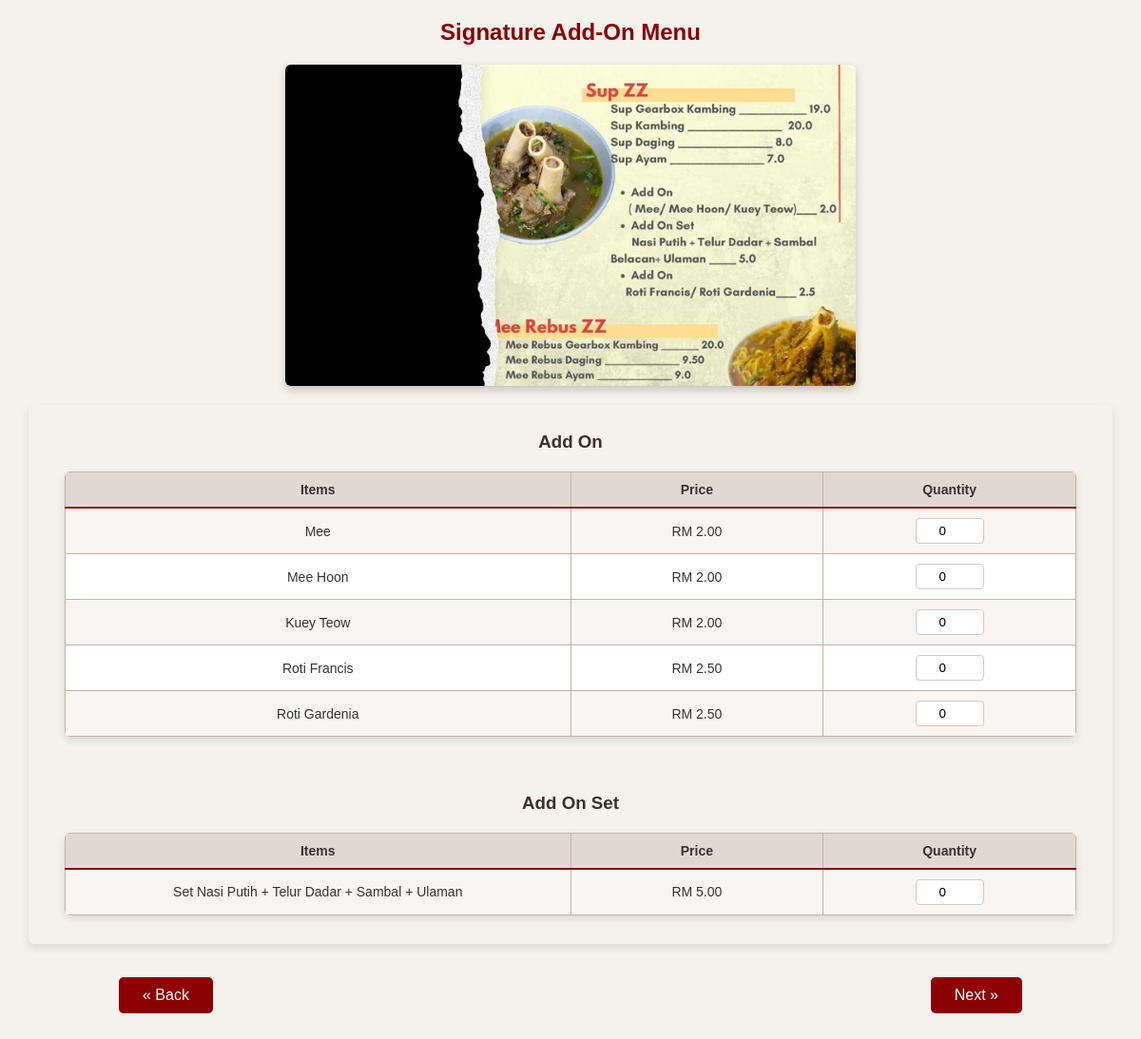
/sra/customer/orderExtras.php?category=Signature, run on the app's committed database.
### tables this page shows
CREATE TABLE IF NOT EXISTS `addons`  (
  `addonID` varchar(255) NOT NULL,
  `Name` varchar(255) NOT NULL,
  `Category` enum('Signature','Breakfast','Ala-Carte','Ala-Carte 2','Western') NOT NULL DEFAULT 'Signature',
  `Section` enum('Add On','Add On Set','Add On (For Roti)','Add On (For Aneka Lauk Thai)','Add On (For Ala Thai & Tomyam)','Add On (For Burger)') NOT NULL DEFAULT 'Add On',
  `Price` decimal(10,2) NOT NULL,
  `Availability` enum('Available','Unavailable') NOT NULL
);

### sra/customer/orderExtras.php (the view, shortened to what this page needs)
<?php
include '../../config.php';
$category = $_GET["category"] ?? "Breakfast";
$fetchAddons = $pdo->prepare("SELECT * FROM addons WHERE category = ? ORDER BY CAST(SUBSTRING(addonID,2) AS UNSIGNED)");
$fetchAddons->execute([$category]);
$addons = $fetchAddons->fetchAll(PDO::FETCH_ASSOC);
$menuImages = [
  "Signature" => "menuPics/Signature.jpeg",
  "Breakfast" => "menuPics/Breakfast.jpeg",
  "Ala-Carte" => "menuPics/Ala-Carte.jpeg",
  "Ala-Carte 2" => "menuPics/Ala-Carte2.jpeg",
  "Western" => "menuPics/Western.jpeg",
];
$cap = [
  "Signature" => ["Extra" => ["Add On", "Add On Set"]],
  "Breakfast" => ["Extra" => ["Add On (For Roti)"]],
  "Ala-Carte" => ["Extra" => ["Add On (For Aneka Lauk Thai)"]],
  "Ala-Carte 2" => ["Extra" => ["Add On (For Ala Thai & Tomyam)"]],
  "Western" => ["Extra" => ["Add On (For Burger)"]]
];
function prtQtt(array $item, string $category){
  return "<input type='number' name='item[{$item['addonID']}]' value='0' min='0' max='10' class='qty-input' onfocus='checkLogin(this)'>
          <input type='hidden' name='table[{$item['addonID']}]' value='addons'>";
}
?>
<!DOCTYPE html>
<html>
<head>
  <link rel="stylesheet" href="style.css">
</head>
<body>
<h2><?=  $category ?> Add-On Menu</h2>
<img src= "<?= $menuImages[$category] ?>" alt = "<?=  $category ?> Menu"/>
<form method="POST" action="<?= $_SERVER['PHP_SELF'] ?>" onsubmit="return validateForm()">
<div>
  <table class="bigTable" border="0">
  <?php
    $sections = $cap[$category]['Extra'] ?? [];
    for ($i = 0; $i < count($sections); $i++):
      $section = $sections[$i];
  ?>
    <tr>
      <td>
        <h3><?=  htmlspecialchars($section) ?></h3>
          <table class="menuTable">
          <tr>
            <th>Items</th>
            <th>Price</th>
            <th>Quantity</th>
          </tr>
          <?php foreach ($addons as $addon): ?>
            <?php if ($addon['Section'] === $section): ?>
              <tr>
                <td><?= htmlspecialchars($addon['Name']) ?></td>
                <td>RM <?= number_format($addon['Price'], 2) ?></td>
                <td><?= prtQtt($addon, $category) ?></td>
              </tr>
            <?php endif; ?>
          <?php endforeach; ?>
        </table>
      </td>
    </tr>
  <?php endfor; ?>
  </table>
  <div class="buttonContainer">
    <a href="order.php?category=<?= $category ?>" class="navButton">« Back</a>
    <input type="submit" name="submit_step2" value="Next »" class="navButton">
  </div>
</form>
</body>
</html>

### sra/customer/style.css (style rules this page uses)
body { margin: 0; font-family: Arial, Helvetica, sans-serif; background-color: #f5f1ec; color: #333; text-align: center; }
h2 { color: #8b0000; margin-top: 20px; }
h3 { color: #3b2f2f; margin-bottom: 10px; }
img { width: 60%; max-width: 600px; height: auto; display: block; margin: 20px auto; box-shadow: 0 4px 10px rgba(0,0,0,0.2); border-radius: 6px; }
.bigTable, .menuTable, .table-5col, .table-7col, .table-9col { width: 95%; max-width: 1200px; margin: 20px auto; border-collapse: collapse; box-shadow: 0 4px 10px rgba(0,0,0,0.1); border-radius: 6px; overflow: hidden; }
.menuTable tr, .table-5col tr, .table-7col tr, .table-9col tr { background-color: #ffffff; }
.bigTable td { padding: 10px; }
.menuTable th, .menuTable td, .table-5col th, .table-5col td, .table-7col th, .table-7col td, .table-9col th, .table-9col td { padding: 10px 5px; border: 1px solid #bfb3a8; font-size: 14px; }
.menuTable th, .table-5col th, .table-7col th, .table-9col th { background-color: #E1D9D1; color: #3b2f2f; font-weight: bold; border-bottom: 2px solid #8b0000; }
.menuTable tr:nth-child(even), .table-5col tr:nth-child(even), .table-7col tr:nth-child(even), .table-9col tr:nth-child(even) { background-color: #f9f5f2; }
.menuTable th:nth-child(1), .menuTable td:nth-child(1) { width: 50%; }
.menuTable th:nth-child(2), .menuTable td:nth-child(2) { width: 25%; }
.menuTable th:nth-child(3), .menuTable td:nth-child(3) { width: 25%; }
input[type="number"] { width: 60px; padding: 5px; border: 1px solid #ccc; border-radius: 4px; text-align: center; }
input[type="submit"], .navButton { background-color: #8b0000; color: white; padding: 10px 25px; margin: 15px 5px; border: none; border-radius: 5px; font-size: 16px; cursor: pointer; transition: 0.3s; text-decoration: none; display: inline-block; }
.buttonContainer { display: flex; justify-content: space-between; width: 80%; margin: 20px auto; }
form { margin-bottom: 20px; }

### data on the page
addons: Name "Mee", Price "2.00"
addons: Name "Mee Hoon", Price "2.00"
addons: Name "Kuey Teow", Price "2.00"
addons: Name "Roti Francis", Price "2.50"
addons: Name "Roti Gardenia", Price "2.50"
addons: Name "Set Nasi Putih + Telur Dadar + Sambal + Ulaman", Price "5.00"

### other printed values
$category "Signature"
$section "Add On"
$section "Add On Set"
